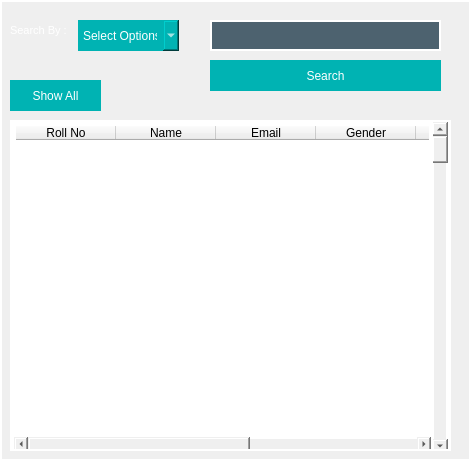
   <widget class="QFrame" name="mainDataFrame">
    <property name="geometry">
     <rect>
      <x>510</x>
      <y>100</y>
      <width>471</width>
      <height>461</height>
     </rect>
    </property>
    <property name="styleSheet">
     <string notr="true">border: 2px solid #fff</string>
    </property>
    <property name="frameShape">
     <enum>QFrame::StyledPanel</enum>
    </property>
    <property name="frameShadow">
     <enum>QFrame::Raised</enum>
    </property>
    <widget class="QLabel" name="label">
     <property name="geometry">
      <rect>
       <x>10</x>
       <y>20</y>
       <width>61</width>
       <height>21</height>
      </rect>
     </property>
     <property name="palette">
      <palette>
       <active>
        <colorrole role="WindowText">
         <brush brushstyle="SolidPattern">
          <color alpha="255">
           <red>255</red>
           <green>255</green>
           <blue>255</blue>
          </color>
         </brush>
        </colorrole>
        <colorrole role="Button">
         <brush brushstyle="SolidPattern">
          <color alpha="255">
           <red>58</red>
           <green>75</green>
           <blue>83</blue>
          </color>
         </brush>
        </colorrole>
        <colorrole role="Base">
         <brush brushstyle="SolidPattern">
          <color alpha="255">
           <red>58</red>
           <green>75</green>
           <blue>83</blue>
          </color>
         </brush>
        </colorrole>
        <colorrole role="Window">
         <brush brushstyle="SolidPattern">
          <color alpha="255">
           <red>58</red>
           <green>75</green>
           <blue>83</blue>
          </color>
         </brush>
        </colorrole>
       </active>
       <inactive>
        <colorrole role="WindowText">
         <brush brushstyle="SolidPattern">
          <color alpha="255">
           <red>255</red>
           <green>255</green>
           <blue>255</blue>
          </color>
         </brush>
        </colorrole>
        <colorrole role="Button">
         <brush brushstyle="SolidPattern">
          <color alpha="255">
           <red>58</red>
           <green>75</green>
           <blue>83</blue>
          </color>
         </brush>
        </colorrole>
        <colorrole role="Base">
         <brush brushstyle="SolidPattern">
          <color alpha="255">
           <red>58</red>
           <green>75</green>
           <blue>83</blue>
          </color>
         </brush>
        </colorrole>
        <colorrole role="Window">
         <brush brushstyle="SolidPattern">
          <color alpha="255">
           <red>58</red>
           <green>75</green>
           <blue>83</blue>
          </color>
         </brush>
        </colorrole>
       </inactive>
       <disabled>
        <colorrole role="WindowText">
         <brush brushstyle="SolidPattern">
          <color alpha="255">
           <red>120</red>
           <green>120</green>
           <blue>120</blue>
          </color>
         </brush>
        </colorrole>
        <colorrole role="Button">
         <brush brushstyle="SolidPattern">
          <color alpha="255">
           <red>58</red>
           <green>75</green>
           <blue>83</blue>
          </color>
         </brush>
        </colorrole>
        <colorrole role="Base">
         <brush brushstyle="SolidPattern">
          <color alpha="255">
           <red>58</red>
           <green>75</green>
           <blue>83</blue>
          </color>
         </brush>
        </colorrole>
        <colorrole role="Window">
         <brush brushstyle="SolidPattern">
          <color alpha="255">
           <red>58</red>
           <green>75</green>
           <blue>83</blue>
          </color>
         </brush>
        </colorrole>
       </disabled>
      </palette>
     </property>
     <property name="font">
      <font>
       <pointsize>8</pointsize>
      </font>
     </property>
     <property name="styleSheet">
      <string notr="true">border:none
</string>
     </property>
     <property name="text">
      <string>Search By :</string>
     </property>
    </widget>
    <widget class="QPlainTextEdit" name="plainTextEdit">
     <property name="geometry">
      <rect>
       <x>210</x>
       <y>20</y>
       <width>231</width>
       <height>31</height>
      </rect>
     </property>
     <property name="palette">
      <palette>
       <active>
        <colorrole role="WindowText">
         <brush brushstyle="SolidPattern">
          <color alpha="255">
           <red>255</red>
           <green>255</green>
           <blue>255</blue>
          </color>
         </brush>
        </colorrole>
        <colorrole role="Button">
         <brush brushstyle="SolidPattern">
          <color alpha="255">
           <red>77</red>
           <green>98</green>
           <blue>111</blue>
          </color>
         </brush>
        </colorrole>
        <colorrole role="Text">
         <brush brushstyle="SolidPattern">
          <color alpha="255">
           <red>255</red>
           <green>255</green>
           <blue>255</blue>
          </color>
         </brush>
        </colorrole>
        <colorrole role="ButtonText">
         <brush brushstyle="SolidPattern">
          <color alpha="255">
           <red>255</red>
           <green>255</green>
           <blue>255</blue>
          </color>
         </brush>
        </colorrole>
        <colorrole role="Base">
         <brush brushstyle="SolidPattern">
          <color alpha="255">
           <red>77</red>
           <green>98</green>
           <blue>111</blue>
          </color>
         </brush>
        </colorrole>
        <colorrole role="Window">
         <brush brushstyle="SolidPattern">
          <color alpha="255">
           <red>77</red>
           <green>98</green>
           <blue>111</blue>
          </color>
         </brush>
        </colorrole>
       </active>
       <inactive>
        <colorrole role="WindowText">
         <brush brushstyle="SolidPattern">
          <color alpha="255">
           <red>255</red>
           <green>255</green>
           <blue>255</blue>
          </color>
         </brush>
        </colorrole>
        <colorrole role="Button">
         <brush brushstyle="SolidPattern">
          <color alpha="255">
           <red>77</red>
           <green>98</green>
           <blue>111</blue>
          </color>
         </brush>
        </colorrole>
        <colorrole role="Text">
         <brush brushstyle="SolidPattern">
          <color alpha="255">
           <red>255</red>
           <green>255</green>
           <blue>255</blue>
          </color>
         </brush>
        </colorrole>
        <colorrole role="ButtonText">
         <brush brushstyle="SolidPattern">
          <color alpha="255">
           <red>255</red>
           <green>255</green>
           <blue>255</blue>
          </color>
         </brush>
        </colorrole>
        <colorrole role="Base">
         <brush brushstyle="SolidPattern">
          <color alpha="255">
           <red>77</red>
           <green>98</green>
           <blue>111</blue>
          </color>
         </brush>
        </colorrole>
        <colorrole role="Window">
         <brush brushstyle="SolidPattern">
          <color alpha="255">
           <red>77</red>
           <green>98</green>
           <blue>111</blue>
          </color>
         </brush>
        </colorrole>
       </inactive>
       <disabled>
        <colorrole role="WindowText">
         <brush brushstyle="SolidPattern">
          <color alpha="255">
           <red>255</red>
           <green>255</green>
           <blue>255</blue>
          </color>
         </brush>
        </colorrole>
        <colorrole role="Button">
         <brush brushstyle="SolidPattern">
          <color alpha="255">
           <red>77</red>
           <green>98</green>
           <blue>111</blue>
          </color>
         </brush>
        </colorrole>
        <colorrole role="Text">
         <brush brushstyle="SolidPattern">
          <color alpha="255">
           <red>255</red>
           <green>255</green>
           <blue>255</blue>
          </color>
         </brush>
        </colorrole>
        <colorrole role="ButtonText">
         <brush brushstyle="SolidPattern">
          <color alpha="255">
           <red>255</red>
           <green>255</green>
           <blue>255</blue>
          </color>
         </brush>
        </colorrole>
        <colorrole role="Base">
         <brush brushstyle="SolidPattern">
          <color alpha="255">
           <red>77</red>
           <green>98</green>
           <blue>111</blue>
          </color>
         </brush>
        </colorrole>
        <colorrole role="Window">
         <brush brushstyle="SolidPattern">
          <color alpha="255">
           <red>77</red>
           <green>98</green>
           <blue>111</blue>
          </color>
         </brush>
        </colorrole>
       </disabled>
      </palette>
     </property>
     <property name="styleSheet">
      <string notr="true">background: #4d626f;
color: #fff</string>
     </property>
    </widget>
    <widget class="QComboBox" name="searchByComboBox">
     <property name="geometry">
      <rect>
       <x>78</x>
       <y>20</y>
       <width>101</width>
       <height>31</height>
      </rect>
     </property>
     <property name="palette">
      <palette>
       <active>
        <colorrole role="WindowText">
         <brush brushstyle="SolidPattern">
          <color alpha="255">
           <red>255</red>
           <green>255</green>
           <blue>255</blue>
          </color>
         </brush>
        </colorrole>
        <colorrole role="Button">
         <brush brushstyle="SolidPattern">
          <color alpha="255">
           <red>0</red>
           <green>179</green>
           <blue>179</blue>
          </color>
         </brush>
        </colorrole>
        <colorrole role="Text">
         <brush brushstyle="SolidPattern">
          <color alpha="255">
           <red>255</red>
           <green>255</green>
           <blue>255</blue>
          </color>
         </brush>
        </colorrole>
        <colorrole role="ButtonText">
         <brush brushstyle="SolidPattern">
          <color alpha="255">
           <red>255</red>
           <green>255</green>
           <blue>255</blue>
          </color>
         </brush>
        </colorrole>
        <colorrole role="Base">
         <brush brushstyle="SolidPattern">
          <color alpha="255">
           <red>0</red>
           <green>179</green>
           <blue>179</blue>
          </color>
         </brush>
        </colorrole>
        <colorrole role="Window">
         <brush brushstyle="SolidPattern">
          <color alpha="255">
           <red>0</red>
           <green>179</green>
           <blue>179</blue>
          </color>
         </brush>
        </colorrole>
       </active>
       <inactive>
        <colorrole role="WindowText">
         <brush brushstyle="SolidPattern">
          <color alpha="255">
           <red>255</red>
           <green>255</green>
           <blue>255</blue>
          </color>
         </brush>
        </colorrole>
        <colorrole role="Button">
         <brush brushstyle="SolidPattern">
          <color alpha="255">
           <red>0</red>
           <green>179</green>
           <blue>179</blue>
          </color>
         </brush>
        </colorrole>
        <colorrole role="Text">
         <brush brushstyle="SolidPattern">
          <color alpha="255">
           <red>255</red>
           <green>255</green>
           <blue>255</blue>
          </color>
         </brush>
        </colorrole>
        <colorrole role="ButtonText">
         <brush brushstyle="SolidPattern">
          <color alpha="255">
           <red>255</red>
           <green>255</green>
           <blue>255</blue>
          </color>
         </brush>
        </colorrole>
        <colorrole role="Base">
         <brush brushstyle="SolidPattern">
          <color alpha="255">
           <red>0</red>
           <green>179</green>
           <blue>179</blue>
          </color>
         </brush>
        </colorrole>
        <colorrole role="Window">
         <brush brushstyle="SolidPattern">
          <color alpha="255">
           <red>0</red>
           <green>179</green>
           <blue>179</blue>
          </color>
         </brush>
        </colorrole>
       </inactive>
       <disabled>
        <colorrole role="WindowText">
         <brush brushstyle="SolidPattern">
          <color alpha="255">
           <red>255</red>
           <green>255</green>
           <blue>255</blue>
          </color>
         </brush>
        </colorrole>
        <colorrole role="Button">
         <brush brushstyle="SolidPattern">
          <color alpha="255">
           <red>0</red>
           <green>179</green>
           <blue>179</blue>
          </color>
         </brush>
        </colorrole>
        <colorrole role="Text">
         <brush brushstyle="SolidPattern">
          <color alpha="255">
           <red>255</red>
           <green>255</green>
           <blue>255</blue>
          </color>
         </brush>
        </colorrole>
        <colorrole role="ButtonText">
         <brush brushstyle="SolidPattern">
          <color alpha="255">
           <red>255</red>
           <green>255</green>
           <blue>255</blue>
          </color>
         </brush>
        </colorrole>
        <colorrole role="Base">
         <brush brushstyle="SolidPattern">
          <color alpha="255">
           <red>0</red>
           <green>179</green>
           <blue>179</blue>
          </color>
         </brush>
        </colorrole>
        <colorrole role="Window">
         <brush brushstyle="SolidPattern">
          <color alpha="255">
           <red>0</red>
           <green>179</green>
           <blue>179</blue>
          </color>
         </brush>
        </colorrole>
       </disabled>
      </palette>
     </property>
     <property name="styleSheet">
      <string notr="true">background:#00b3b3;
border:none;
color: #fff</string>
     </property>
     <property name="currentText">
      <string>Select Options</string>
     </property>
     <item>
      <property name="text">
       <string>Select Options</string>
      </property>
     </item>
     <item>
      <property name="text">
       <string>Roll No</string>
      </property>
     </item>
    </widget>
    <widget class="QPushButton" name="pushButton">
     <property name="geometry">
      <rect>
       <x>10</x>
       <y>80</y>
       <width>91</width>
       <height>31</height>
      </rect>
     </property>
     <property name="styleSheet">
      <string notr="true">border: none;
background-color: #00b3b3;
color: #fff</string>
     </property>
     <property name="text">
      <string>Show All</string>
     </property>
    </widget>
    <widget class="QPushButton" name="pushButton_2">
     <property name="geometry">
      <rect>
       <x>210</x>
       <y>60</y>
       <width>231</width>
       <height>31</height>
      </rect>
     </property>
     <property name="styleSheet">
      <string notr="true">border: none;
background-color: #00b3b3;
color: #fff</string>
     </property>
     <property name="text">
      <string>Search</string>
     </property>
    </widget>
    <widget class="QScrollArea" name="scrollArea">
     <property name="geometry">
      <rect>
       <x>10</x>
       <y>120</y>
       <width>441</width>
       <height>331</height>
      </rect>
     </property>
     <property name="widgetResizable">
      <bool>true</bool>
     </property>
     <widget class="QWidget" name="scrollAreaWidgetContents">
      <property name="geometry">
       <rect>
        <x>0</x>
        <y>0</y>
        <width>437</width>
        <height>327</height>
       </rect>
      </property>
      <widget class="QScrollBar" name="verticalScrollBar">
       <property name="geometry">
        <rect>
         <x>420</x>
         <y>0</y>
         <width>16</width>
         <height>331</height>
        </rect>
       </property>
       <property name="orientation">
        <enum>Qt::Vertical</enum>
       </property>
      </widget>
      <widget class="QTableWidget" name="tableWidget">
       <property name="geometry">
        <rect>
         <x>0</x>
         <y>0</y>
         <width>421</width>
         <height>331</height>
        </rect>
       </property>
       <column>
        <property name="text">
         <string>Roll No</string>
        </property>
       </column>
       <column>
        <property name="text">
         <string>Name</string>
        </property>
       </column>
       <column>
        <property name="text">
         <string>Email</string>
        </property>
       </column>
       <column>
        <property name="text">
         <string>Gender</string>
        </property>
       </column>
       <column>
        <property name="text">
         <string>Contact</string>
        </property>
       </column>
       <column>
        <property name="text">
         <string>D.O.F</string>
        </property>
       </column>
       <column>
        <property name="text">
         <string>Address</string>
        </property>
       </column>
      </widget>
     </widget>
    </widget>
   </widget>
